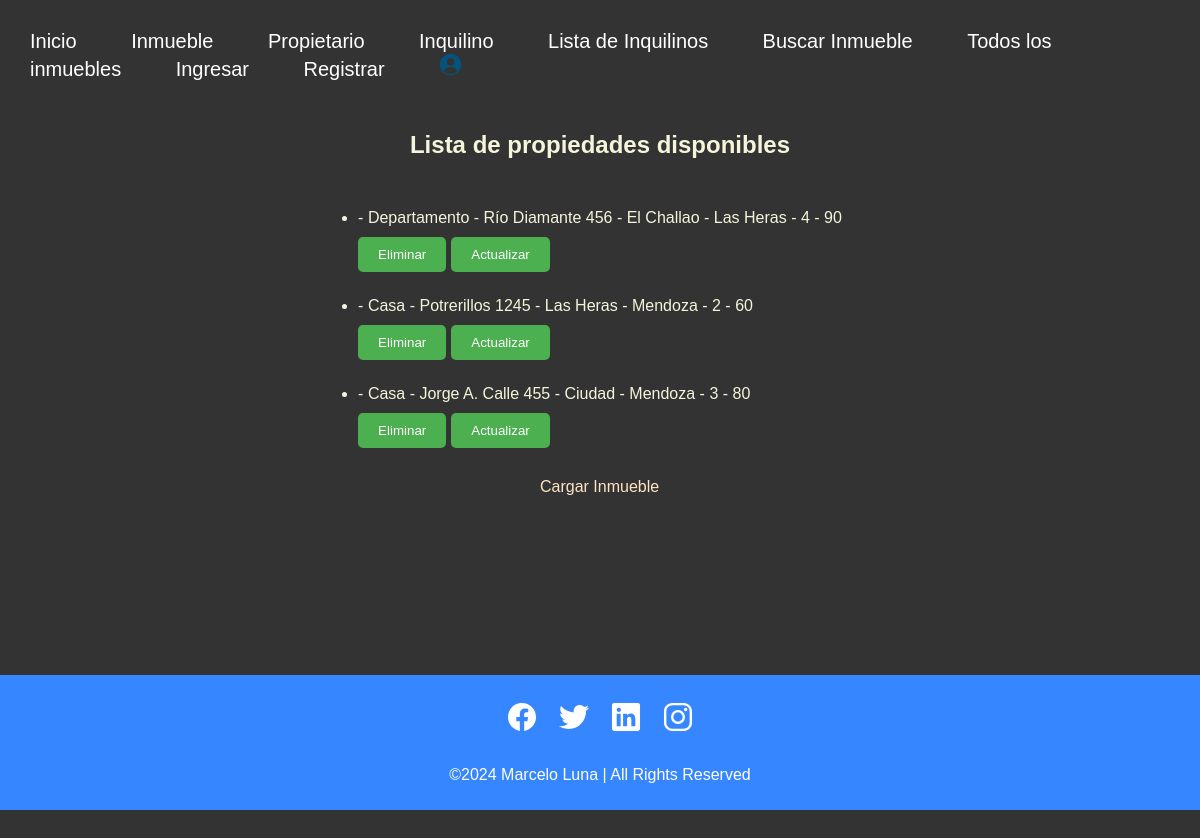
The app's page /lista-inmuebles/, older data.
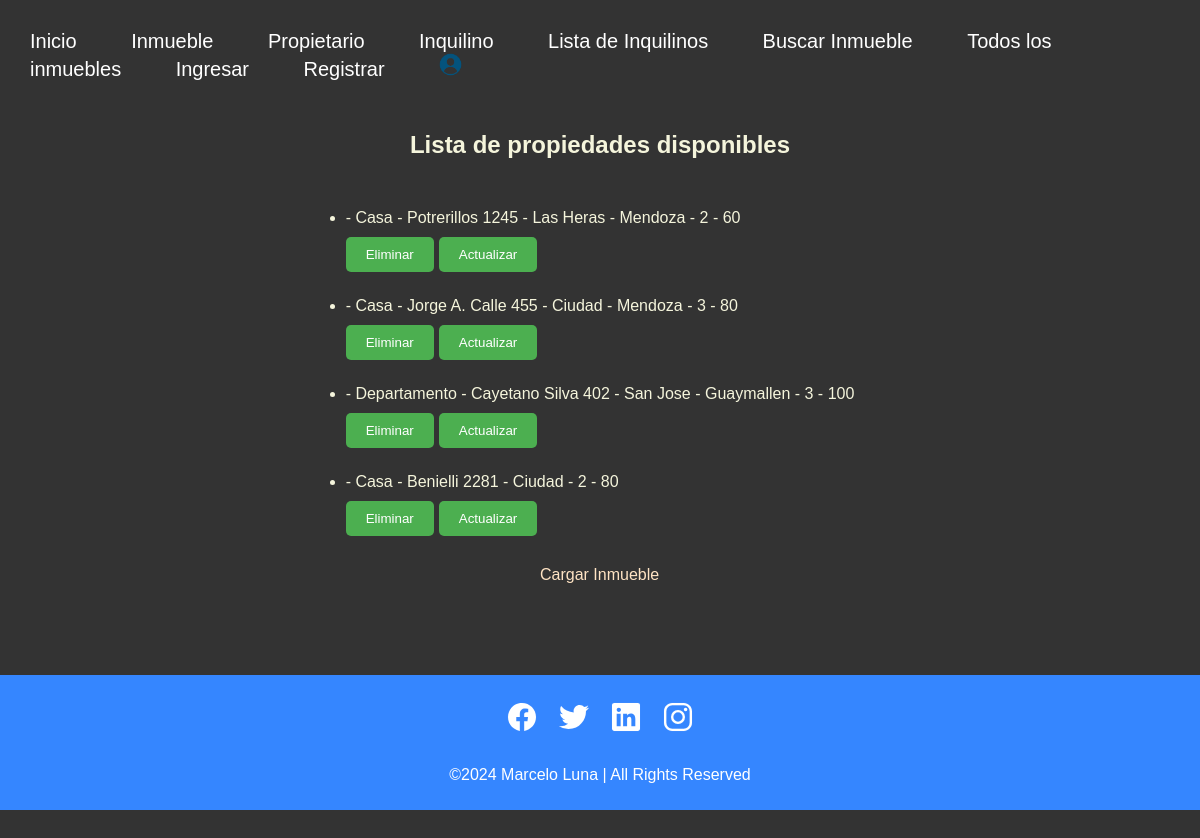
The same page, newer data.
### app/models.py (models this page shows)
class Inmueble(models.Model):
    categoria = models.CharField(max_length=30)
    ubicacion = models.CharField(max_length=50)
    domitorios = models.IntegerField()
    metros_cuadrados = models.IntegerField()
    def __str__(self):
        return f'''- {self.categoria}
                   - {self.ubicacion}
                   - {self.domitorios}
                   - {self.metros_cuadrados}'''

### app/views.py (the view)
# urls.py: path('lista-inmuebles/', lista_inmuebles, name='lista_inmuebles'),
def lista_inmuebles(req):
    try:
        avatar = Avatar.objects.get(user = req.user.id)
        mis_inmuebles = Inmueble.objects.all() # manager que me permite recuperar todos los datos almacenados en la tabla Inmueble, creada en la base de datos. En la variable "mis_inmuebles" guardamos la info.
        return render(req, "lista_inmuebles.html", {'url': avatar.imagen.url, "lista_inmuebles" : mis_inmuebles})
    except:
        mis_inmuebles = Inmueble.objects.all()
        return render(req, "lista_inmuebles.html", {"lista_inmuebles" : mis_inmuebles})

### app/templates/lista_inmuebles.html (shortened to what this page needs)
{% extends 'padre.html' %}
{% block contenido_que_cambia %}
<h2>Lista de propiedades disponibles</h2>
<ul class="animate__animated animate__fadeInUp" style="margin-top: 25px;">
  {% for propiedad in lista_inmuebles  %}
    <li style="margin-top: 25px;">
    {{propiedad}}
    </li>
    <div style="display: flex; column-gap: 5px;">
      <form action="{% url 'eliminar_inmuebles' propiedad.id %}" method="post">
        <button type="submit" style="padding: 10px 20px; margin-top: 10px; background-color: #4CAF50; color: white; border: none;  border-radius: 5px;  cursor: pointer;">
          Eliminar
        </button>
      </form>
      <button style="padding: 10px 20px; margin-top: 10px; background-color: #4CAF50; color: white; border: none;  border-radius: 5px;  cursor: pointer;">
        <a href="{% url 'editar_inmuebles' propiedad.id %}" style="text-decoration: none; color: white;">Actualizar</a>
      </button>
    </div>
  {% endfor %}
</ul>
<a href="{% url 'inmueble_formulario' %}" style="color: bisque; text-decoration: none; margin-top: 30px;" class="animate__animated animate__backInUp">Cargar Inmueble</a>
{% endblock contenido_que_cambia %}

Row changes from the older to the newer data that the page shows:
removed Inmueble: categoria+ubicacion+domitorios "- Departamento - Río Diamante 456 - El Challao - Las Heras - 4 - 90"
added Inmueble: categoria+ubicacion+domitorios "- Departamento - Cayetano Silva 402 - San Jose - Guaymallen - 3 - 100"
added Inmueble: categoria+ubicacion+domitorios "- Casa - Benielli 2281 - Ciudad - 2 - 80"
